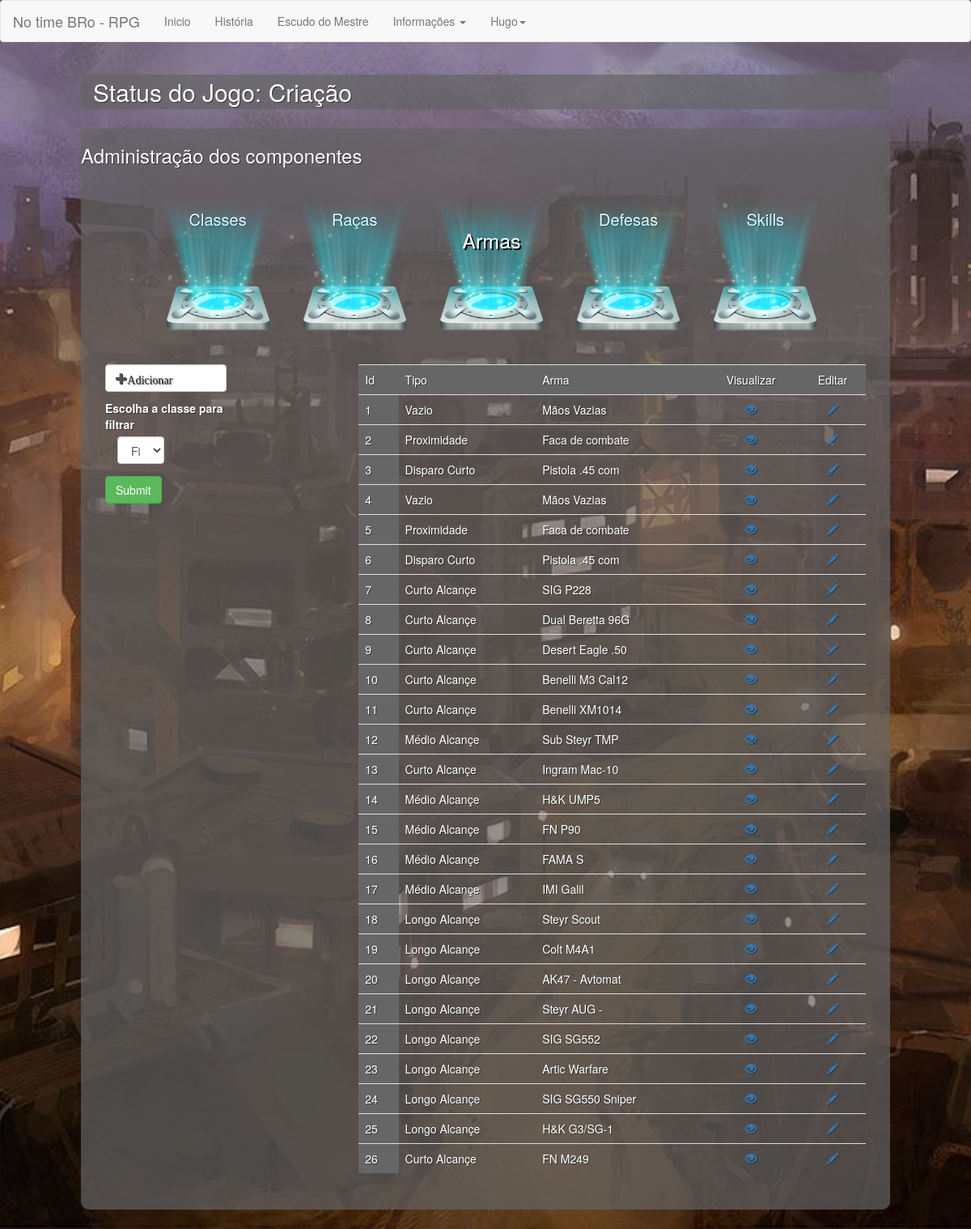
Screenshot of /?url=Administrar&T=Armas (signed in) with the database file from the repository.
### tables this page shows
CREATE TABLE tb_item_armas(
    id_item_arma int primary key auto_increment,
    descricao_item_arma varchar(255),
    tipo_item_arma varchar(255),  
    classe_item_arma int,  
    criacao int default 0,
    custo_item_arma int,
    dano_item_arma int
);

### configurations/functions.php (called while the page is built, shortened)
<?php
function lmWord($string, $words = '35') {
    $string = strip_tags($string);
    $count = strlen($string);
    if ($count <= $words) {
        return $string;
    } else {
        $strpos = strrpos(substr($string, 0, $words), ' ');
        return substr($string, 0, $strpos);
    }
}

### pages/Adm/Armas.php (shortened to what this page needs)
<?php
    if(isset($_POST['ArmaFiltro'])){
        $FiltroArma = $_POST['ArmaFiltro'];
        $QueryBuscarTodasArmas = "SELECT * FROM tb_item_armas WHERE tipo_item_arma = '$FiltroArma'";
        $ExeQrBuscarTodasArmas = mysqli_query($connection, $QueryBuscarTodasArmas);
        $ResQrBuscarTodasArmas = mysqli_num_rows($ExeQrBuscarTodasArmas);
    }else{
        $QueryBuscarTodasArmas = "SELECT * FROM tb_item_armas";
        $ExeQrBuscarTodasArmas = mysqli_query($connection, $QueryBuscarTodasArmas);
        $ResQrBuscarTodasArmas = mysqli_num_rows($ExeQrBuscarTodasArmas);
    }
?>
<div class="col-md-3">
    <div class="col-md-10">
        <a href="#" data-toggle="modal" data-target="#AdicionarEquipamento" class="form-control">
            <span class="glyphicon glyphicon-plus">Adicionar</span>
        </a>
    </div>
    <div class="col-md-10" style="margin-top:10px;">
        <form action="?url=Administrar&T=Armas" method="post">
            <label for="ArmaFiltro">Escolha a classe para filtrar</label>
            <div class="col-md-7 form-group">
                <select name="ArmaFiltro" id="" class="form-control">
                    <option value="0" disabled selected>Filtro</option>
                    <?php
                    $QueryBuscarClassesFiltroA = "SELECT * FROM tb_item_armas";
                    $ExeQrBuscarClassesFiltroA = mysqli_query($connection, $QueryBuscarClassesFiltroA);
                    ?>
                </select>
            </div>
            <div class="formgroup">
                <input type="submit" class="btn btn-success">
            </div>
        </form>
    </div>
</div>
<div class="col-md-8 col-md-push-1">
    <table class="table table-hover">
        <tr style="background-color:#666">
            <td>Id</td>
            <td>Tipo</td>
            <td>Arma</td>
            <td class="text-center">Visualizar</td>
            <td class="text-center">Editar</td>
        </tr>
        <?php
    if($ResQrBuscarTodasArmas > 0){
        foreach($ExeQrBuscarTodasArmas as $ResArmas):
            ?>
        <tr>
            <td style="background-color:#666"> <?php echo $ResArmas['id_item_arma']?> </td>
            <td><?php echo lmWord($ResArmas['tipo_item_arma'])?></td>
            <td><?php echo lmWord($ResArmas['descricao_item_arma'],16)?></td>
            <td class="text-center">
                <a href="#" data-toggle="modal" data-target="#VisualizarArma<?php echo $ResArmas['id_item_arma']?>"><i class="glyphicon glyphicon-eye-open"></i></a>
            </td>
            <td class="text-center">
                <a href="#" data-toggle="modal" data-target="#EditarArma<?php echo $ResArmas['id_item_arma']?>"><i class="glyphicon glyphicon-pencil"></i></a>
            </td>
        </tr>
        <?php
        endforeach;
    }
?>
    </table>
</div>

### css/Estilo-Personalizado.css (style rules this page uses)
* { background: transparent; }
body { background: url("../img/fundo.jpg") no-repeat center center fixed; -webkit-background-size: cover; -moz-background-size: cover; -o-background-size: cover; width: 100%; min-height: 600px; max-height: 1366px; }

### rows the page displays
tb_item_armas: id_item_arma "1", tipo_item_arma "Vazio", descricao_item_arma "Mãos Vazias"
tb_item_armas: id_item_arma "2", tipo_item_arma "Proximidade", descricao_item_arma "Faca de combate"
tb_item_armas: id_item_arma "3", tipo_item_arma "Disparo Curto", descricao_item_arma "Pistola .45 com"
tb_item_armas: id_item_arma "4", tipo_item_arma "Vazio", descricao_item_arma "Mãos Vazias"
tb_item_armas: id_item_arma "5", tipo_item_arma "Proximidade", descricao_item_arma "Faca de combate"
tb_item_armas: id_item_arma "6", tipo_item_arma "Disparo Curto", descricao_item_arma "Pistola .45 com"
tb_item_armas: id_item_arma "7", tipo_item_arma "Curto Alcançe", descricao_item_arma "SIG P228"
tb_item_armas: id_item_arma "8", tipo_item_arma "Curto Alcançe", descricao_item_arma "Dual Beretta 96G"
tb_item_armas: id_item_arma "9", tipo_item_arma "Curto Alcançe", descricao_item_arma "Desert Eagle .50"
tb_item_armas: id_item_arma "10", tipo_item_arma "Curto Alcançe", descricao_item_arma "Benelli M3 Cal12"
tb_item_armas: id_item_arma "11", tipo_item_arma "Curto Alcançe", descricao_item_arma "Benelli XM1014"
tb_item_armas: id_item_arma "12", tipo_item_arma "Médio Alcançe", descricao_item_arma "Sub Steyr TMP"
tb_item_armas: id_item_arma "13", tipo_item_arma "Curto Alcançe", descricao_item_arma "Ingram Mac-10"
tb_item_armas: id_item_arma "14", tipo_item_arma "Médio Alcançe", descricao_item_arma "H&K UMP5"
tb_item_armas: id_item_arma "15", tipo_item_arma "Médio Alcançe", descricao_item_arma "FN P90"
tb_item_armas: id_item_arma "16", tipo_item_arma "Médio Alcançe", descricao_item_arma "FAMA S"
tb_item_armas: id_item_arma "17", tipo_item_arma "Médio Alcançe", descricao_item_arma "IMI Galil"
tb_item_armas: id_item_arma "18", tipo_item_arma "Longo Alcançe", descricao_item_arma "Steyr Scout"
tb_item_armas: id_item_arma "19", tipo_item_arma "Longo Alcançe", descricao_item_arma "Colt M4A1"
tb_item_armas: id_item_arma "20", tipo_item_arma "Longo Alcançe", descricao_item_arma "AK47 - Avtomat"
tb_item_armas: id_item_arma "21", tipo_item_arma "Longo Alcançe", descricao_item_arma "Steyr AUG -"
tb_item_armas: id_item_arma "22", tipo_item_arma "Longo Alcançe", descricao_item_arma "SIG SG552"
tb_item_armas: id_item_arma "23", tipo_item_arma "Longo Alcançe", descricao_item_arma "Artic Warfare"
tb_item_armas: id_item_arma "24", tipo_item_arma "Longo Alcançe", descricao_item_arma "SIG SG550 Sniper"
tb_item_armas: id_item_arma "25", tipo_item_arma "Longo Alcançe", descricao_item_arma "H&K G3/SG-1"
tb_item_armas: id_item_arma "26", tipo_item_arma "Curto Alcançe", descricao_item_arma "FN M249"

### other values shown
lmWord($_SESSION['Login']['nome_usuario'], 8) "Hugo"
